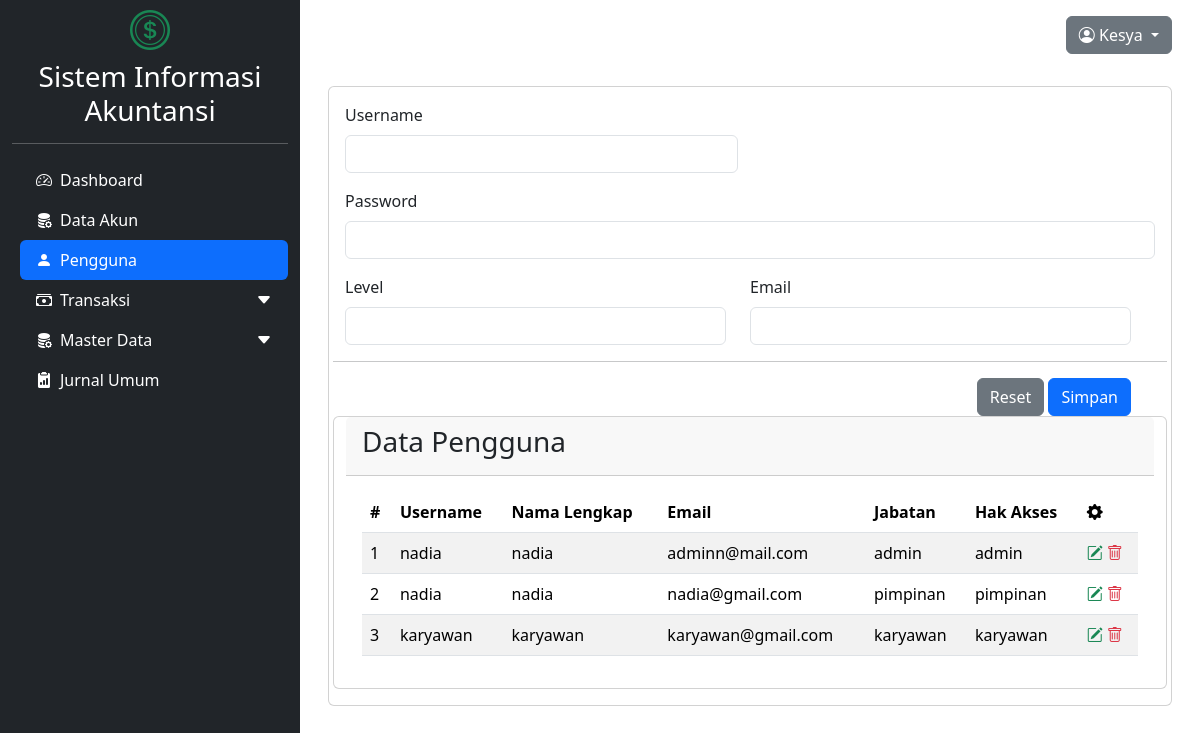
Screenshot of /dashboard.php?modul=pengguna (signed in) with the database file from the repository.
### tables this page shows
CREATE TABLE `tbl_pengguna` (
  `id` int(11) NOT NULL,
  `username` varchar(25) NOT NULL,
  `password` varchar(60) NOT NULL,
  `nama_lengkap` varchar(25) NOT NULL,
  `email` varchar(50) NOT NULL,
  `jabatan` enum('admin','pimpinan','karyawan','') NOT NULL,
  `hak_akses` enum('admin','pimpinan','karyawan','') NOT NULL
);

### modul/pengguna/index.php (the view, shortened to what this page needs)
<div class="card">
    <div class="card-body">
    <form action="modul/pengguna/aksi_pengguna.php" method="post">
        <div class="row">
            <div class="mb-3 col-md-6">
                <label for="username" class="form-label">Username</label>
                <input type="text" class="form-control" name="username">
            </div>
            <div class="mb-3 col-md6">
                <label for="password" class="form-label">Password</label>
                <input type="text" class="form-control" name="password">
            </div>
            <div class="row">
                <div class="mb-3 col-md-6">
                    <label for="level" class="form-label">Level</label>
                    <input type="text" class="form-control" name="level">
                </div>
                <div class="mb-3 col-md-6">
                    <label for="email" class="form-label">Email</label>
                    <input type="text" class="form-control" name="email">
                </div>
            </div>
            <hr>
            <div class="row">
                <div class="col text-end">
                    <button class="btn btn-secondary" type="reset">Reset</button>
                    <button class="btn btn-primary" type="submit">Simpan</button>
                </div>
            </div>
            <div class="card">
                <div class="card-header">
                    <h3>Data Pengguna</h3>
                </div>
                <div class="card-body">
                    <div class="table-responsive">
                        <table class="table table-striped">
                            <thead>
                                <tr>
                                    <th>#</th>
                                    <th>Username</th>
                                    <th>Nama Lengkap</th>
                                    <th>Email</th>
                                    <th>Jabatan</th>
                                    <th>Hak Akses</th>
                                    <th><i class="bi bi-gear-fill"></i></th>
                                </tr>
                            </thead>
                            <tbody>
                            <?php
                            $query = "SELECT * FROM tbl_pengguna";
                            $exec = mysqli_query($koneksi, $query);
                            $no = 0;
                            while($data = mysqli_fetch_array($exec)){
                                $no++;
                                ?>
                                <tr>
                                    <td><?= $no;?></td>
                                    <td><?= $data['username']; ?></td>
                                    <td><?= $data['nama_lengkap']; ?></td>
                                    <td><?= $data['email']; ?></td>
                                    <td><?= $data['jabatan']; ?></td>
                                    <td><?= $data['hak_akses']; ?></td>
                                    <td>
                                        <a href="#editPengguna<?= $data['id'] ?>" class="text-decoration-none" data-bs-toggle="modal">
                                            <i class="bi bi-pencil-square text-success"></i>
                                        </a>
                                        <a href="modul/pengguna/aksi_pengguna.php?act=delete&id=<?= $data['id'] ?>" class="text-decoration-none">
                                            <i class="bi bi-trash text-danger"></i>
                                        </a>
                                    </td>
                            </tr>
                            <?php
                            }
                            ?>
                            </tbody>
                        </table>
                    </div>
                </div>
            </div>
        </div>
    </div>
</div>

### dashboard.php (shortened to what this page needs)
<?php
if (!isset($_SESSION['username'])) {
    header('location: index.php');
}else {
?>
<!doctype html>
<html lang="en">
<head>
    <link href="https://cdn.jsdelivr.net/npm/bootstrap@5.3.3/dist/css/bootstrap.min.css" rel="stylesheet"
>
    <link rel="stylesheet" href="https://cdn.jsdelivr.net/npm/bootstrap-icons@1.11.3/font/bootstrap-icons.min.css">
</head>
<body>
    <div class="container-fluid">
        <div class="row">
            <div class="col-md-3 text-bg-dark" style="min-height:100vh">
                <div class="text-center">
                    <i class="bi bi-coin fs-1 text-success"></i>
                    <h3>Sistem Informasi Akuntansi</h3>
                    <hr>
                </div>
                <?php
                include_once('sidebar.php');
                ?>
            </div>
            <div class="col-md-9">
                <div class="text-end p-3">
                    <div class="dropdown">
                        <button class="btn btn-secondary dropdown-toggle" type="button" data-bs-toggle="dropdown"
                            aria-expanded="false">
                            <i class="bi bi-person-circle"></i>
                            <?=$_SESSION['nama_lengkap']; ?>
                        </button>
                    </div>
                </div>
                <div class="p-3">
                    <?php
                        include_once('media.php');
                        ?>
                </div>
            </div>
        </div>
    </div>
</body>
</html>
<?php
}
?>

### sidebar.php (shortened to what this page needs)
<?php
    if (!isset($_GET['modul'])) {
        $modul = "";
    } else {
        $modul = $_GET['modul'];
    }
    ?>
 <ul class="nav nav-pills flex-column ms-2">
     <li class="nav-item">
         <a href="dashboard.php" class="nav-link text-white <?= $modul; ?>">
             <i class="bi bi-speedometer2 me-2"></i>Dashboard
         </a>
     </li>
     <li class="nav-item">
         <a href="?modul=akun" class="nav-link text-white <?= $modul
                                                                == 'akun' ? 'active' : ''; ?>">
             <i class="bi bi-database-fill-gear me-2"></i>Data Akun
         </a>
     </li>
         <li class="nav-item">
             <a href="?modul=pengguna" class="nav-link text-white <?= $modul
                                                                        == 'pengguna' ? 'active' : ''; ?>">
                 <i class="bi bi-person-fill me-2"></i>Pengguna
             </a>
         </li>
         <li class="nav-item">
             <a href="#transaksiCollapse" data-bs-toggle="collapse" ariaexpanded="
false" class="nav-link d-flex text-white">
                 <i class="bi bi-cash-stack me-2"></i>
                 Transaksi
                 <i class="bi bi-caret-down-fill ms-auto"></i>
             </a>
         </li>
         <li class="nav-item">
             <a href="#dataCollapse" data-bs-toggle="collapse" aria-expanded="false" class="nav-link d-flex text-white">
                 <i class="bi bi-database-fill-gear me-2"></i>
                 Master Data
                 <i class="bi bi-caret-down-fill ms-auto"></i>
             </a>
         </li>
         <li class="nav-item">
             <a href="?modul=jurnal" class="nav-link text-white <?=
                                                                $modul == 'jurnal' ? 'active' : ''; ?>">
                 <i class="bi bi-clipboard2-data-fill me-2"></i>Jurnal Umum
             </a>
         </li>
 </ul>

### media.php (shortened to what this page needs)
<?php
if (!isset($_GET['modul'])) {
    include_once('modul/home/index.php');
}else {
    if ($_GET['modul']=="transaksi") {
        include_once('modul/transaksi/index.php');
    }elseif ($_GET['modul']=="akun") {
        include_once('modul/akun/index.php');
    }elseif ($_GET['modul']=="pembelian") {
        include_once('modul/pembelian/index.php');
    }elseif ($_GET['modul']=="pembayaran") {
        include_once('modul/pembayaran/index.php');
    }elseif ($_GET['modul']=="penjualan") {
        include_once('modul/penjualan/index.php');
    }elseif ($_GET['modul']=="pelanggan") {
        include_once('modul/pelanggan/index.php');
    }elseif ($_GET['modul']=="barang") {
        include_once('modul/barang/index.php');
    }elseif ($_GET['modul']=="suplier") {
        include_once('modul/suplier/index.php');
    }elseif ($_GET['modul']=="pengguna") {
        include_once('modul/pengguna/index.php');
    }elseif ($_GET['modul']=="jurnal") {
        include_once('modul/jurnal/index.php');
    }elseif ($_GET['modul']=="profile") {
        include_once('modul/profile/index.php');
    }
}
?>

### rows the page displays
tbl_pengguna: username "nadia", nama_lengkap "nadia", email "adminn@mail.com", jabatan "admin", hak_akses "admin"
tbl_pengguna: username "nadia", nama_lengkap "nadia", email "nadia@gmail.com", jabatan "pimpinan", hak_akses "pimpinan"
tbl_pengguna: username "karyawan", nama_lengkap "karyawan", email "karyawan@gmail.com", jabatan "karyawan", hak_akses "karyawan"

### other values shown
$_SESSION['nama_lengkap'] "Kesya"
